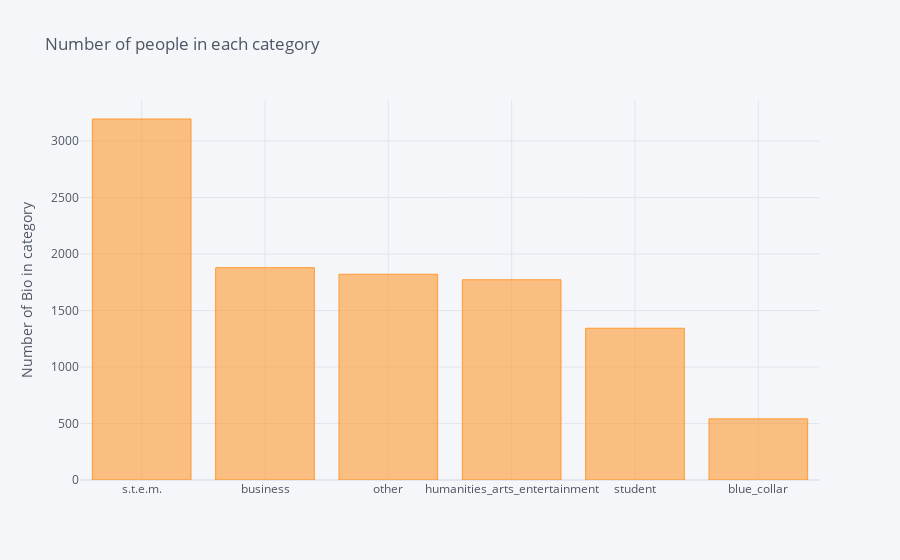

The cell this chart's notebook holds for it:
### Code cell
df_dating_RNN['job_group'].value_counts().sort_values(ascending=False).iplot(kind='bar', yTitle='Number of Bio in category', 
                                                                title='Number of people in each category')

### Figure 1 — Plotly figure (JSON) as saved in the notebook; plotly's stock layout.template omitted (floating-point values rounded to 4 significant figures)
{"data": [{"marker": {"color": "rgba(255, 153, 51, 0.6)", "line": {"color": "rgba(255, 153, 51, 1.0)", "width": 1}}, "name": "job_group", "orientation": "v", "text": "", "type": "bar", "x": ["s.t.e.m.", "business", "other", "humanities_arts_entertainment", "student", "blue_collar"], "y": [3195, 1879, 1821, 1772, 1343, 541]}], "layout": {"legend": {"bgcolor": "#F5F6F9", "font": {"color": "#4D5663"}}, "paper_bgcolor": "#F5F6F9", "plot_bgcolor": "#F5F6F9", "title": {"font": {"color": "#4D5663"}, "text": "Number of people in each category"}, "xaxis": {"gridcolor": "#E1E5ED", "showgrid": true, "tickfont": {"color": "#4D5663"}, "title": {"font": {"color": "#4D5663"}, "text": ""}, "zerolinecolor": "#E1E5ED"}, "yaxis": {"gridcolor": "#E1E5ED", "showgrid": true, "tickfont": {"color": "#4D5663"}, "title": {"font": {"color": "#4D5663"}, "text": "Number of Bio in category"}, "zerolinecolor": "#E1E5ED"}}}
